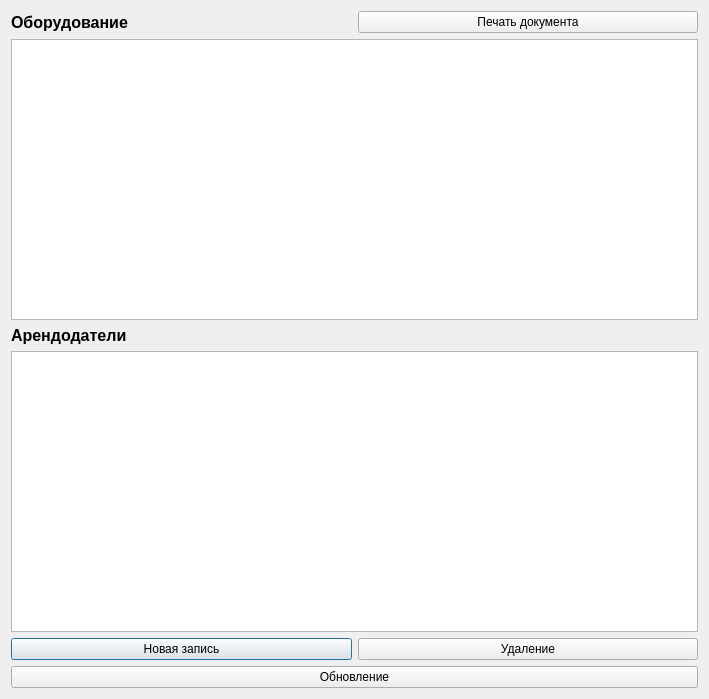
<?xml version="1.0" encoding="UTF-8"?>
<ui version="4.0">
 <class>DialogBG</class>
 <widget class="QDialog" name="DialogBG">
  <property name="geometry">
   <rect>
    <x>0</x>
    <y>0</y>
    <width>709</width>
    <height>699</height>
   </rect>
  </property>
  <property name="windowTitle">
   <string>Бухгалтерия</string>
  </property>
  <layout class="QGridLayout" name="gridLayout">
   <item row="0" column="0">
    <widget class="QLabel" name="label_2">
     <property name="font">
      <font>
       <pointsize>12</pointsize>
       <bold>true</bold>
      </font>
     </property>
     <property name="text">
      <string>Оборудование</string>
     </property>
    </widget>
   </item>
   <item row="1" column="0" colspan="2">
    <widget class="QTableView" name="tableView"/>
   </item>
   <item row="2" column="0">
    <widget class="QLabel" name="label">
     <property name="font">
      <font>
       <pointsize>12</pointsize>
       <bold>true</bold>
      </font>
     </property>
     <property name="text">
      <string>Арендодатели</string>
     </property>
    </widget>
   </item>
   <item row="3" column="0" colspan="2">
    <widget class="QTableView" name="tableView_2"/>
   </item>
   <item row="4" column="0">
    <widget class="QPushButton" name="pushButton">
     <property name="text">
      <string>Новая запись</string>
     </property>
    </widget>
   </item>
   <item row="4" column="1">
    <widget class="QPushButton" name="pushButton_2">
     <property name="text">
      <string>Удаление</string>
     </property>
    </widget>
   </item>
   <item row="5" column="0" colspan="2">
    <widget class="QPushButton" name="pushButton_3">
     <property name="text">
      <string>Обновление</string>
     </property>
    </widget>
   </item>
   <item row="0" column="1">
    <widget class="QPushButton" name="pushButton_4">
     <property name="text">
      <string>Печать документа</string>
     </property>
    </widget>
   </item>
  </layout>
 </widget>
 <resources/>
 <connections/>
</ui>
